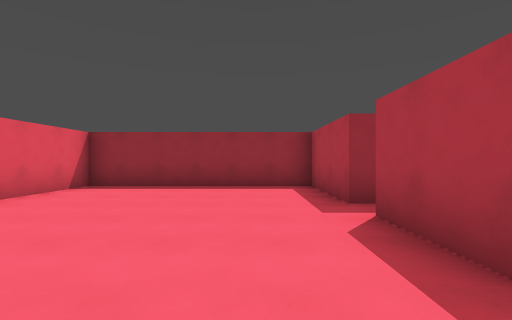
view 1 (above)

24 first-person views from a walk through a 3-D level made in the Godot game engine. The camera is 1.4 m above the floor, looks level and sees 85° across. The floor is counted in squares, 2 m on a side. Each view is taken from the middle of a square. On the plan, view 1 faces up. The plan holds only what a view shows up to about 9 squares ahead; the rest is blank. The place goes on beyond the plan.

view 2
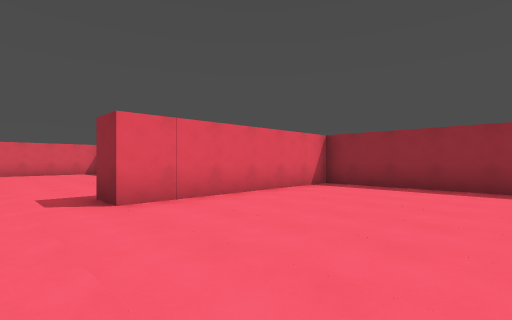

view 3
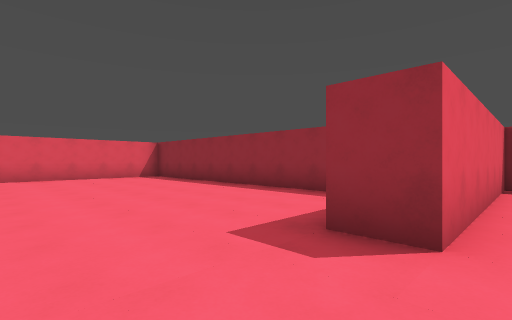

view 4
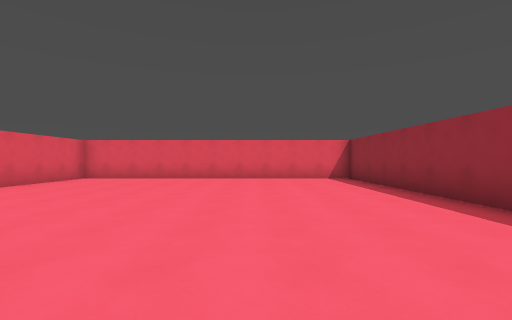

view 5
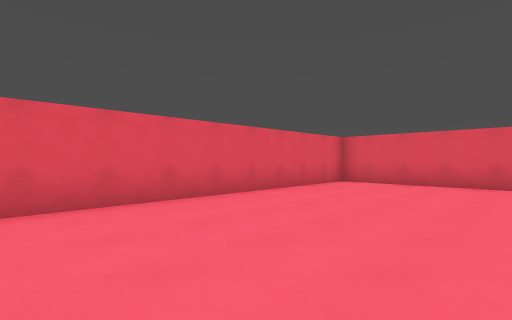

view 6
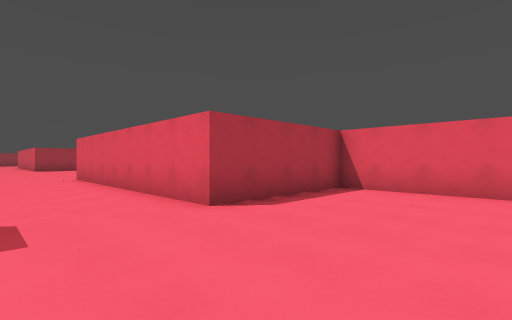

view 7
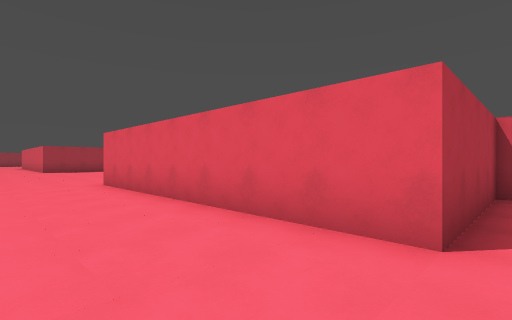

view 8
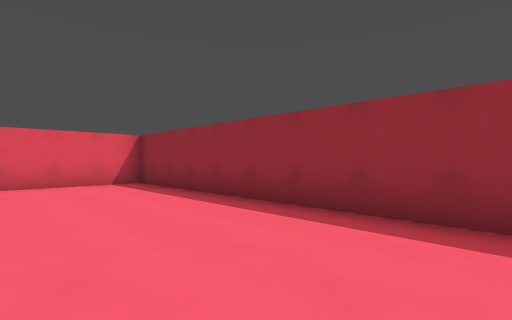

view 9
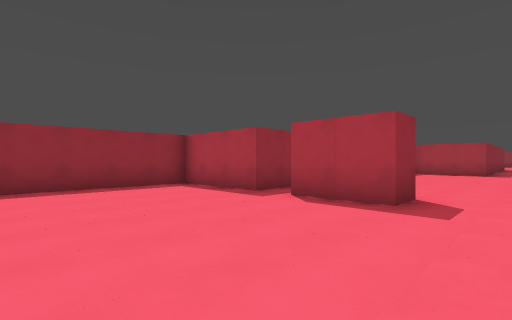

view 10
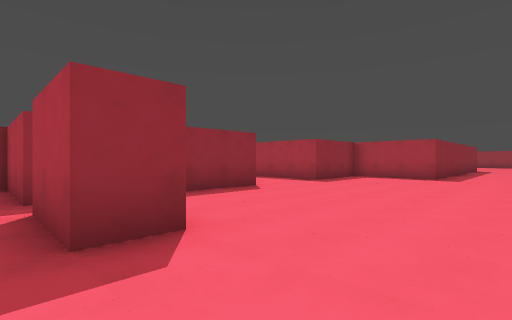

view 11
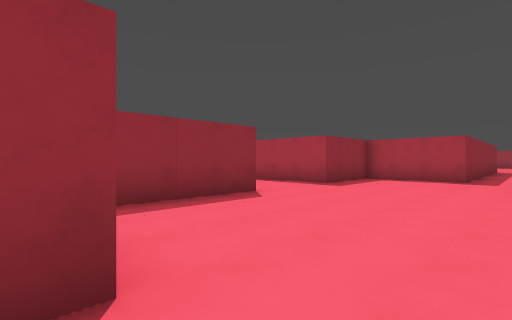

view 12
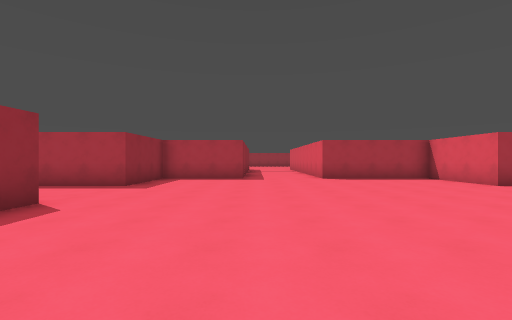

view 13
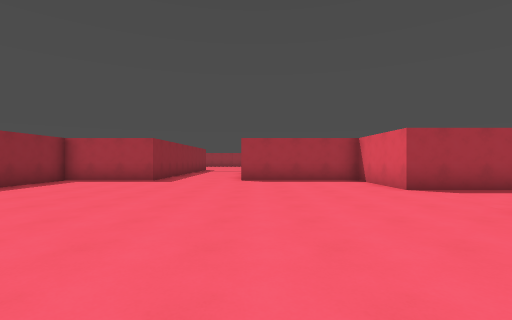

view 14
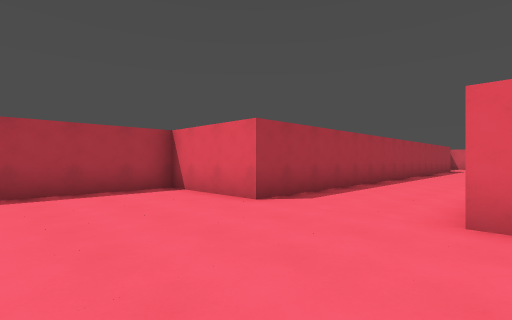

view 15
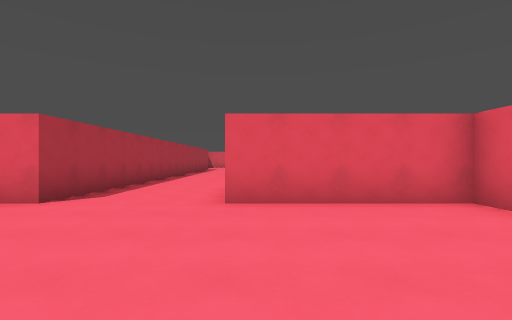

view 16
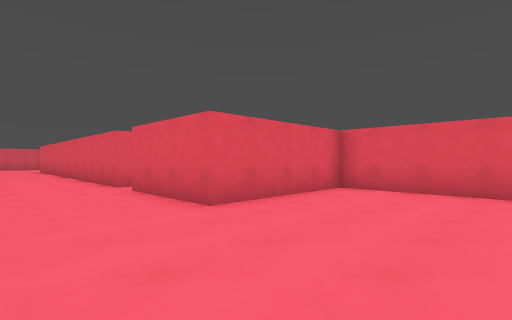

view 17
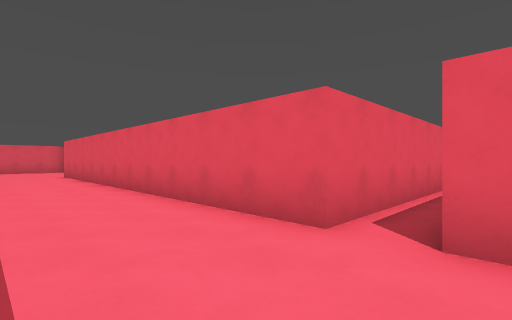

view 18
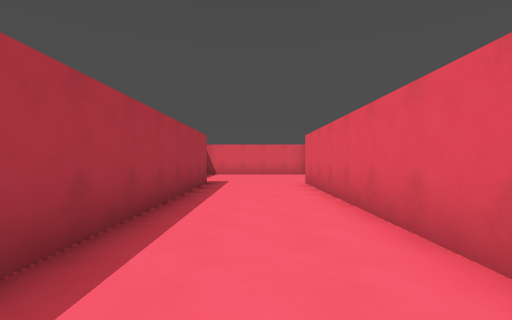

view 19
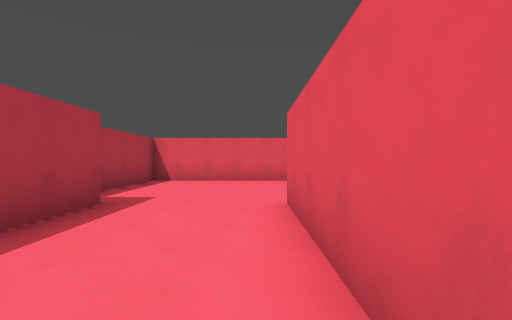

view 20
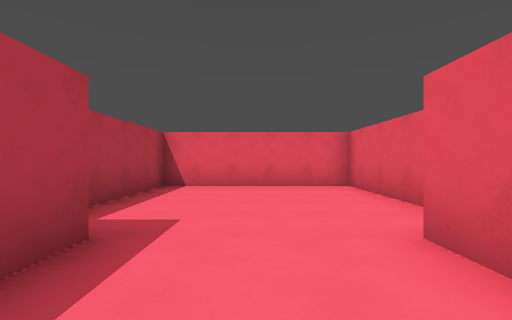

view 21
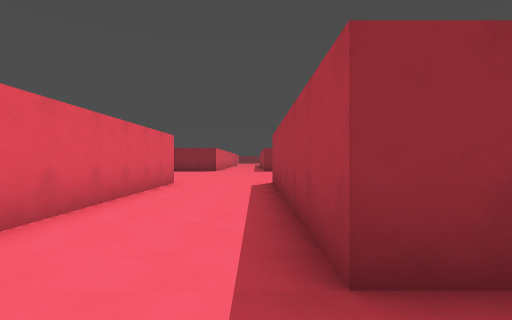

view 22
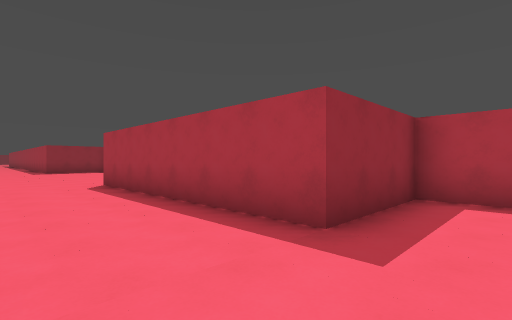

view 23
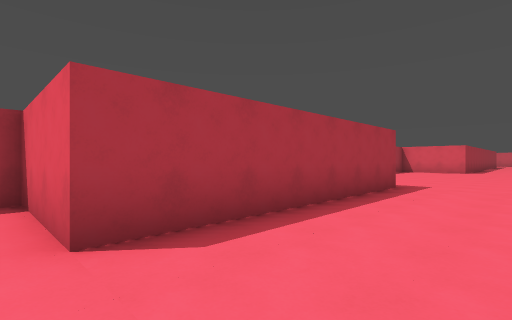

view 24
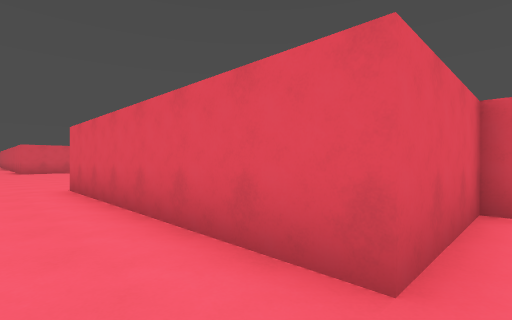

### Floor plan
Points are (right, up) in squares from view 1. A wall is a line through its corners. A room is listed if a view was taken in it or the views show most of it. See-through windows are left out.
Room 1 (views 1, 2, 3, 4, 5, 6, 7, 8, 9, 10, 11, 12)
walls: (-7.1, 4.5) (-15.5, 4.5) (-15.5, -5.2); (2.6, 1.5) (1.5, 1.5) (1.5, 3.5); (2.5, 4.5) (1.5, 4.5) (1.5, 7.5) (-4.5, 7.5) (-4.5, 1.5) (-5.5, 1.5); (-15.2, -5.5) (-5.5, -5.5) (-5.5, -1.5) (2.5, -1.5)
ways out: opening at (2, 4) to room 2; opening at (2.3, 0) to room 2
Room 2 (views 13, 14, 15, 16, 17, 18, 19, 20, 21, 22, 23, 24)
walls: (6.5, -9.5) (6.5, -21.5); (2.5, -2.2) (2.5, -5.5) (6.5, -5.5) (6.5, -8.5); (9.5, -11.2) (9.5, -5.5) (12.5, -5.5) (12.5, -2.2); (13.2, 1.5) (12.5, 1.5) (12.5, 4.5) (9.5, 4.5) (9.5, 11.5) (12.5, 11.5) (12.5, 11.9); (9.5, -21.5) (9.5, -14.6); (3.5, 11.5) (6.5, 11.5) (6.5, 4.5) (2.5, 4.5); (5.5, -23.1) (5.5, -26.5) (10.5, -26.5) (10.5, -23.1)
ways out: opening at (2, 4) to room 1; opening at (2.3, 0) to room 1; opening at (6, -9)

Where each view was taken, in squares from view 1:
view 1: 0 up, 0 right, facing up
view 2: 0 up, 0 right, facing up-left
view 3: 1 down, 4 left, facing up-left
view 4: 1 up, 5 left, facing left
view 5: 1 down, 7 left, facing down-left
view 6: 1 up, 9 left, facing down-right
view 7: 1 up, 6 left, facing down-right
view 8: 1 up, 7 left, facing up-left
view 9: 0 up, 3 left, facing up-right
view 10: 1 down, 1 right, facing up-right
view 11: 0 up, 2 right, facing up-right
view 12: 1 up, 2 right, facing right
view 13: 2 down, 3 right, facing right
view 14: 2 down, 6 right, facing down-right
view 15: 1 down, 6 right, facing down
view 16: 2 down, 9 right, facing down-left
view 17: 8 down, 9 right, facing down-left
view 18: 13 down, 8 right, facing down
view 19: 17 down, 7 right, facing down
view 20: 19 down, 8 right, facing down
view 21: 3 up, 9 right, facing up
view 22: 3 up, 7 right, facing up-right
view 23: 12 up, 7 right, facing down-right
view 24: 12 up, 8 right, facing down-left
